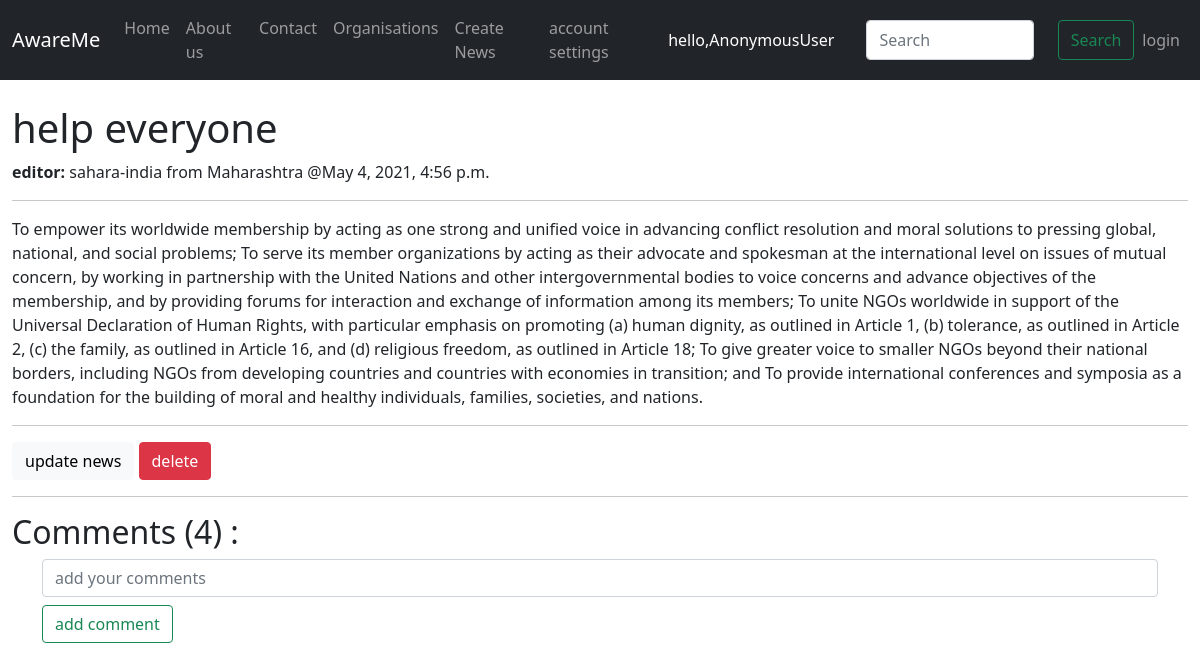
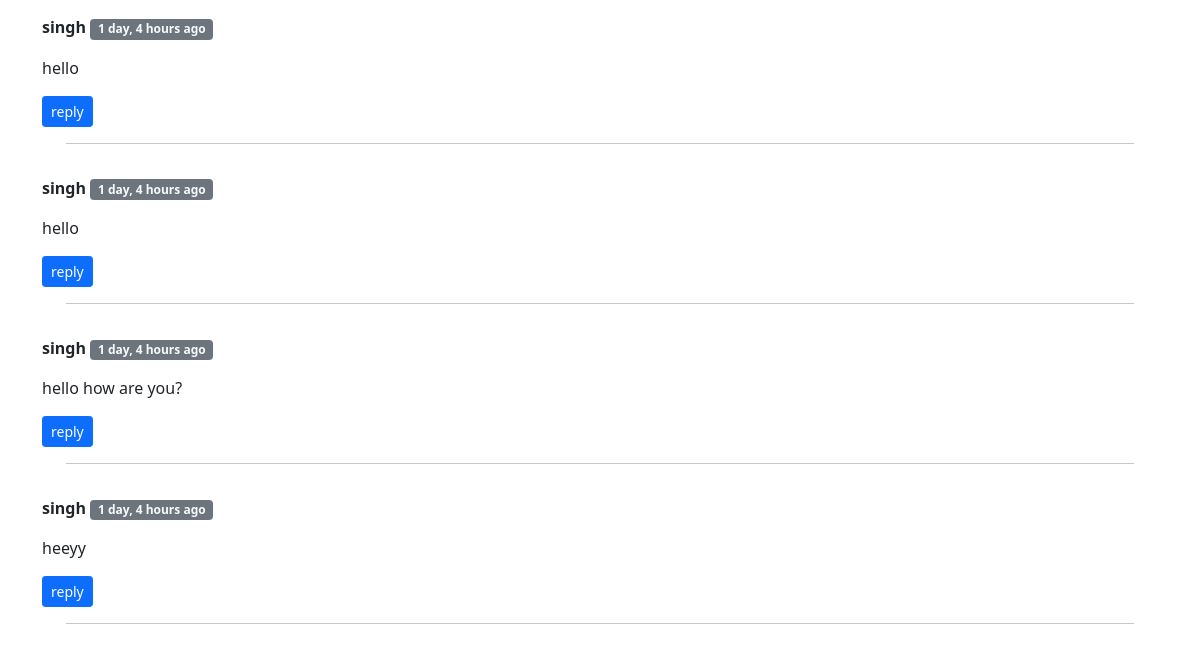
Page /awareme/newsFeed/5/ on the earlier database version (2 pictures, top to bottom).
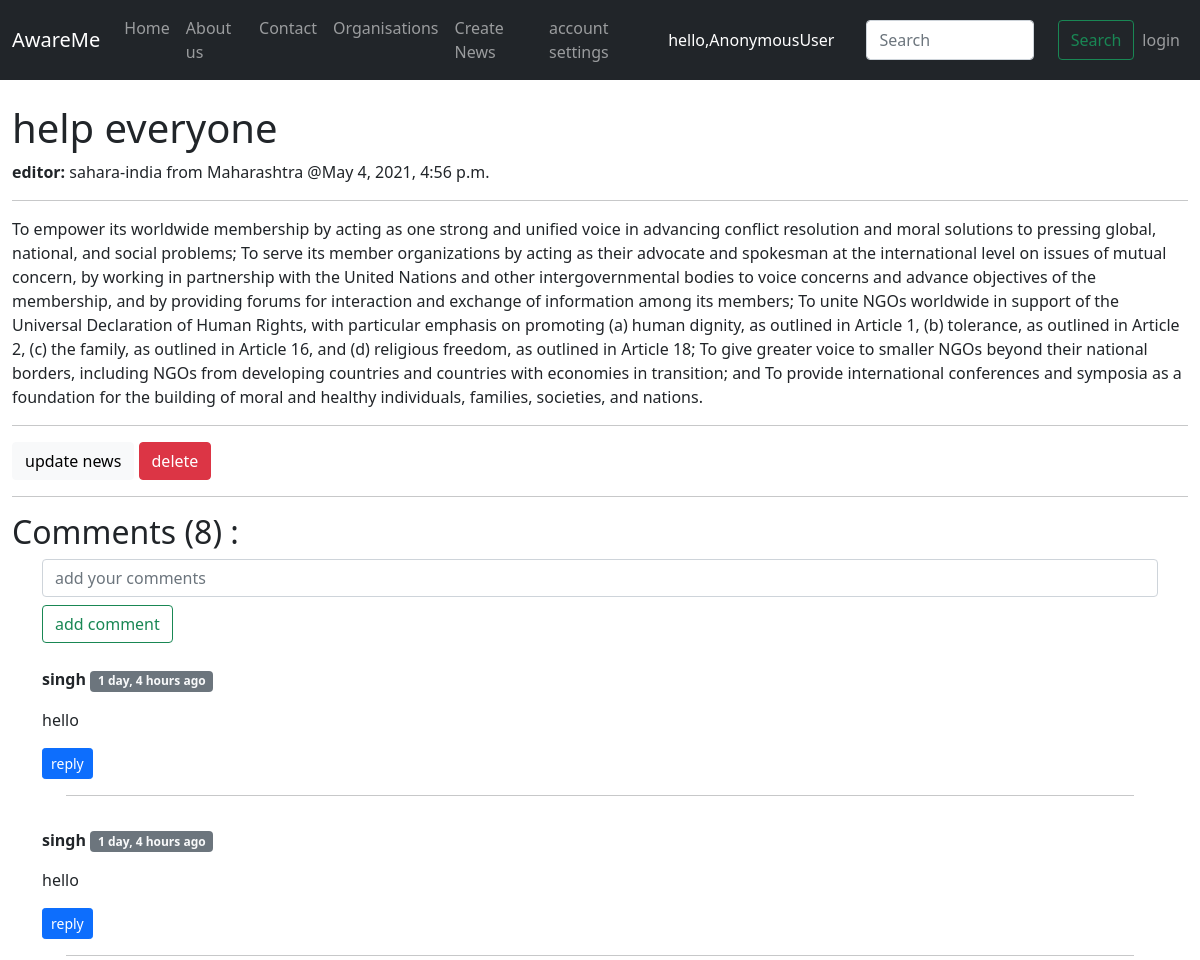
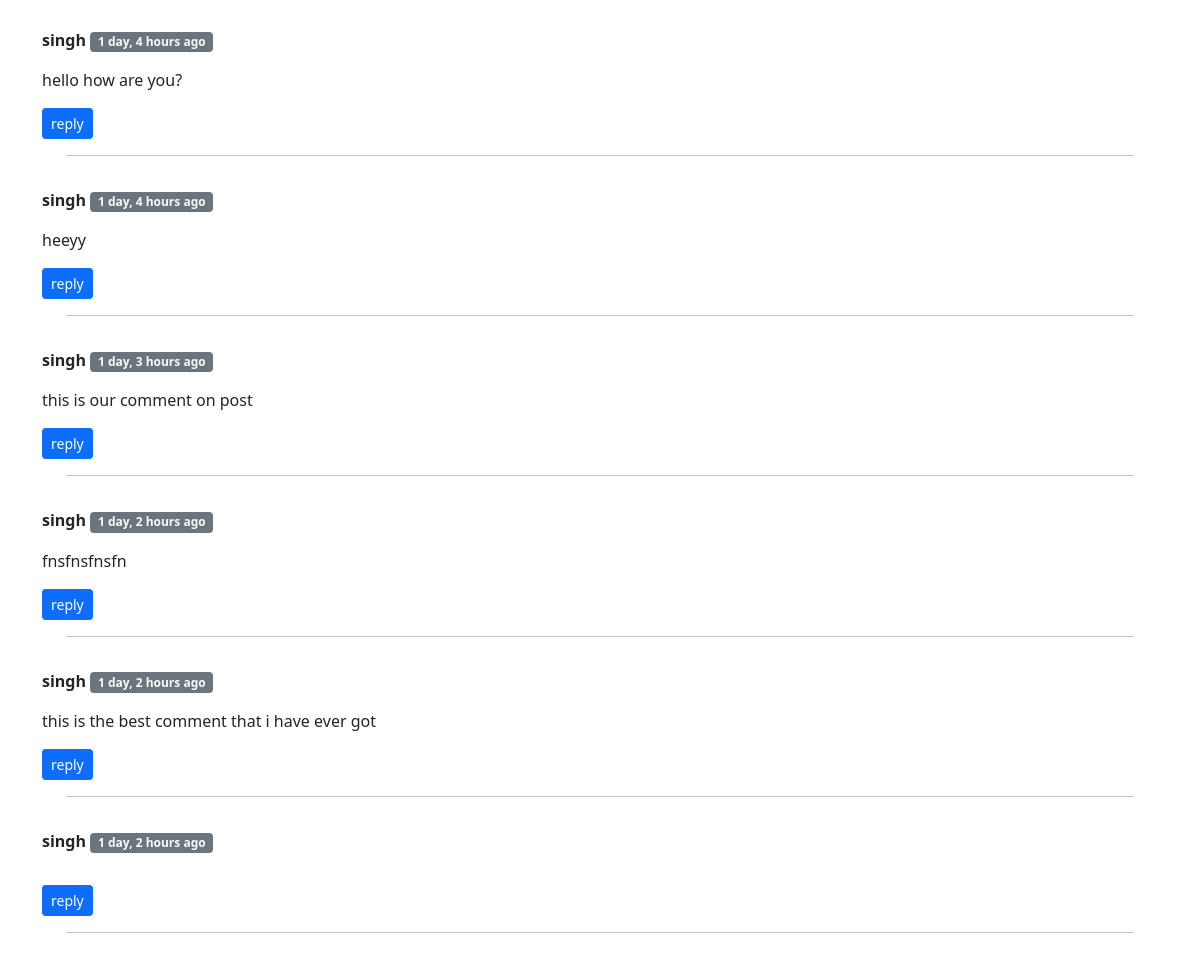
Same page on the later database version (2 pictures, top to bottom).
### awaremeapp/models.py (models this page shows, shortened)
class FeedComment(models.Model):
    comment=models.TextField(blank=True,null=True)
    writer=models.ForeignKey(User,on_delete=models.CASCADE)
    post=models.ForeignKey(OrgFeed, on_delete=models.CASCADE)
    parent=models.ForeignKey('self', on_delete=models.CASCADE,null=True)
    timestamp = models.DateTimeField(default=now)

### awaremeapp/views.py (the view)
# urls.py: path('newsFeed/<str:pk>/',views.newsFeed,name="newsFeed"),
def newsFeed(request,pk):
    newspk=OrgFeed.objects.get(id=pk)
    comments=FeedComment.objects.filter(post=newspk,parent=None)
    replies=FeedComment.objects.filter(post=newspk).exclude(parent=None)
    replyDict={}
    for reply in replies:
        if reply.id not in replyDict.keys():
            replyDict[reply.parent.id]=[reply]
        else:
            replyDict[reply.parent.id].append(reply)
    print(replyDict)
    count=comments.count()
    context={'newspk':newspk,'comments':comments,'count':count,'replyDict':replyDict}
    return render(request,'awaremeapp/news_feed.html',context)

### awaremeapp/templatetags/extras.py (called while the page is built)
@register.filter(name='get_val')
def get_val(dict,key):
    return dict.get(key)

### templates/awaremeapp/news_feed.html (shortened to what this page needs)
{% extends 'awaremeapp/orgbase.html' %}
{% block content %}
{% load humanize %}
{% load extras %}
<br>
<div class="container-fluid">
    <h1>{{newspk.title}}</h1>
    <p><b>editor: </b>{{newspk.author}} from {{newspk.locations}} @{{newspk.timestamp}}</p>
    <hr>
    <p>{{newspk.brief}}</p>
    <hr>
    <div>
        <a class="btn btn-light" href="{% url 'updateFeed' newspk.id %}">update news </a>
        <a class="btn btn-danger" href="{% url 'deleteFeed' newspk.id %}">delete </a>
        <hr>
        <h2>Comments ({{count}}) :</h2>
        <form action="{% url 'postComment' newspk.id %}" method="POST">
            <div class="container">
                <input type="text" class="form-control" name="comment" placeholder="add your comments" rows="2" cols="1">
                <button type="submit" class="btn btn-outline-success my-2">add comment</button>
            </div>
        </form>
        {% for comment in comments %}
        <div class="container">
            <div class="row my-3">
                <p><b>{{comment.writer}} </b><span
                        class="badge bg-secondary text-light">{{comment.timestamp|naturaltime}}</span> </p>
                    <p>{{comment.comment}}</p>
                <div class="replybox mx-0">
                    <p>
                        <button class="btn btn-sm btn-primary" type="button" data-bs-toggle="collapse"
                            data-bs-target="#replybox{{comment.id}}" aria-expanded="false" aria-controls="replybox{{comment.id}}">
                            reply
                        </button>
                    </p>
                    <div class="replies mx-4 my-1">
                            <hr>
                    </div>
                </div>
                </div>
            </div>
        </div>
        {% endfor %}
{% endblock %}

Differences in the rows shown:
added FeedComment: writer "singh", timestamp "1 day, 3 hours ago", comment "this is our comment on post"
added FeedComment: writer "singh", timestamp "1 day, 2 hours ago", comment "fnsfnsfnsfn"
added FeedComment: writer "singh", timestamp "1 day, 2 hours ago", comment "this is the best comment that i have ever got"
added FeedComment: writer "singh", timestamp "1 day, 2 hours ago"
Other differences:
{{ count }}: "4" → "8"
